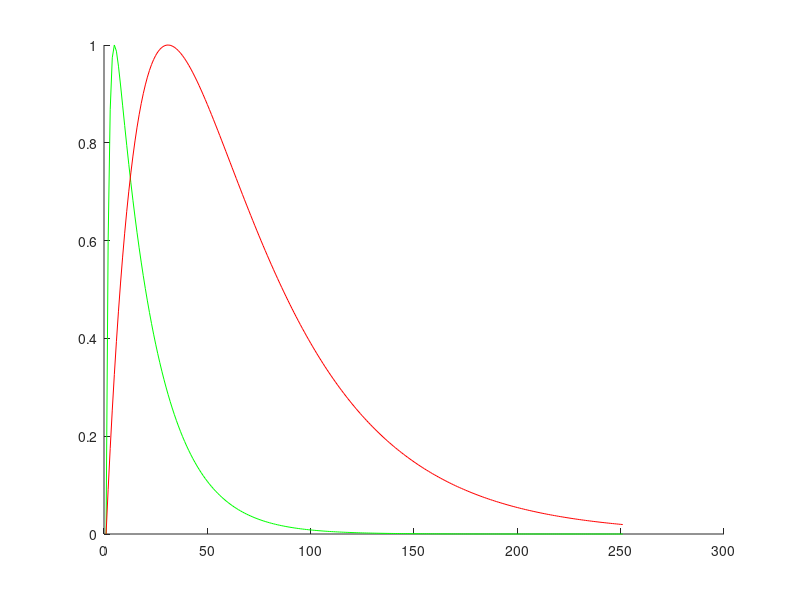

Here is the MATLAB script that generated this plot: (Note: this script raises an error after producing the figure.)




%% SET Experiment parameters
if 0 % all
    runCids = [ 2 3 4 5 13 14 20]
    %testConductances = [10^-3 10^-2.75 10^-2.5 10^-2 10^-7  10^-6 10^-5 10^-4 10^-1 10^-3.5 10^-1.5];
    testConductances = [10^-6];
    runConThisTime = [1 : length(testConductances)];
    expName = 'exOFFON_inhibit_prob01';
    showVideo = 0;
else %test
    runCids = 20;
    testConductances = [ 10^-5];
    runConThisTime = [1 ];
    expName = 'testOFFON_prob1';
    showVideo = 1;
end
numCon = length(testConductances);


%% SET Cell parameters
restingPotential = -60;
cellReversalPotential = -60;
Ra = 100;
Cm = 1;
defaultConductance = 0.0003;

%% SET Synapse parameters
useExp2Syn = 0; % not implemented

syn1.gmax = 26 * 10^-6; %0.001; % uS
syn1.e = 0;
syn1.onset = 10;
syn1.onsetSTD = 10;


syn1.tau1 = 1;
syn1.tau2 = 1;
syn1.i = 0.01;


syn2.gmax = 9*10^-6;% 0.001;
syn2.e = -70;
syn2.onset = 12;
syn2.onsetSTD = 100;

syn1.activeFrac = 0.05; %fraction of synapses activated each ms if timecourse is at max value
syn2.activeFrac = 0.05;

%% Set activation timecourse

maxTime = 250;
etime = [0:1:maxTime];
rise1 = .5;
fall1 = .05;
rise2 = .05;
fall2 = 0.02;


y = 1-(1 * (1-rise1).^etime);
y2 =  (1 * (1-fall1).^etime)-1;
tc1 = y+y2;
tc1 = tc1/max(tc1);

y = 1-(1 * (1-rise2).^etime);
y2 =  (1 * (1-fall2).^etime)-1;
tc2 = y+y2;
tc2 = tc2/max(tc2);


clf, hold on
plot(tc1, 'g')
plot(tc2, 'r')
pause(.1)






%% Define neuron structure
neuron = [];                                                % clear neuron structure
neuron.params.v_init = restingPotential;                    % starting membrane potential [mV] of all cells
neuron.params.dt = 0.025;                                   % integration time step [ms]
neuron.params.tstop = 300;                                  % stop simulation after this (simulation) time [ms]
neuron.params.prerun = -10; %400                           % add a pre runtime [ms] to let system settle
neuron.params.celsius = 35;                                 % temperature [celsius]
neuron.params.nseg = 'dlambda';                             % the dlambda rule is used to set the amount of segments per section. Alternatively, a fixed number can be entered or a string 'EachX' with X being the interval between segments [micron]
neuron.params.accuracy = 0;                                 % optional argument if number of segments should be increased in the soma and axon

%% Set neuron model mechanisms

neuron.experiment = 'test';                                                 % give your simulation run a name (necessary when using advanced t2n protocols)
for t = 1                                                                   % preconfiguration to loop through several morphologies, now only one morphology is considered
    neuron.mech{t}.all.pas = struct('g',defaultConductance,'Ra',Ra,'e',cellReversalPotential,'cm',Cm);    % add passive channel to all regions and define membrane capacity [µF/cm²], cytoplasmic resistivity [Ohm cm] and e_leak [mV]
    % neuron.mech{t}.soma.pas = struct('g',0.0004,'Ra',100,'e',-60,'cm',1);    % add passive channel to somatic regions (will overwrite the "all" definition) and define membrane capacity [µF/cm²], cytoplasmic resistivity [Ohm cm] and e_leak [mV]
    % neuron.mech{t}.all.k_ion.ek = -90;
    % neuron.mech{t}.all.na_ion.ena = 50;
    % neuron.mech{t}.soma.hh = struct('gnabar',0.25,'gkbar',0.036,'gl',0);     % add Hodgkin-Huxley Sodium channel only to soma
    neuron.record{t}.cell = struct('node',1,'record','v');                   % record voltage "v" from first node (i.e. the soma)
end



for v = 1:length(runCids)

    %% Define variables
    runCid = runCids(v);
    recordAllNodes = 1;
    storeAllOut = 0;
    w = warning ('on','all')

    %% Set up directories

    nnDir = 'Z:\Active\morganLab\karlsRetina\CellNavLibrary_IxQ\Volumes\Final\Analysis\nn\';
    expDir = [nnDir expName '\'];
    cellDir = sprintf('%scid%d\\',expDir,runCid);
    expInfoName = sprintf('%sexpInfo.mat',cellDir);

    if ~exist(nnDir,'dir'),mkdir(nnDir); end
    if ~exist(expDir,'dir'),mkdir(expDir); end
    if ~exist(cellDir,'dir'),mkdir(cellDir); end

    %% Make figure
    set(0,'DefaultFigureWindowStyle','docked')
    fig = figure;


    %% Get skeleton

    swcDir = 'Z:\Active\morganLab\karlsRetina\CellNavLibrary_IxQ\Volumes\Final\Analysis\swc\';
    swcFile = sprintf('%scid%d.swc',swcDir,runCid);
    mtrFile = sprintf('%scid%d.mtr',swcDir,runCid);

    if exist(mtrFile,'file')
        tree = load_tree(mtrFile);
    else
        tree{1} = load_tree(swcFile);
        tree{1}.rnames{1} = 'dendrites';
        tree{1}.rnames{2} = 'subtree';
        tree{1}.Ri = 100;
        tree{1}.Gm = 100 * 10^(-6);
        tree{1}.Cm = 1;
        tree = t2n_writeTrees(tree,[],mtrFile);                 % transform tree to NEURON morphology (.hoc file). This only has to be done once for each morphology
    end

    tree{1}.Ri = Ra;
    tree{1}.Gm = 1 * 10^4;
    tree{1}.Cm = Cm;

    %% Fix diameters
    minDiam = 0.1;
    tree{1}.D(tree{1}.D<minDiam) = minDiam;
    setDiam = .5;
    if 0
        tree{1}.D = tree{1}.D * 0 + setDiam;
    end


    %% Show cell
    clf
    plot_tree(tree{1},tree{1}.R);colorbar   % plot tree with region code
    axis off

    %% Get nep

    nepFile = sprintf('%ssm2nrn_cid%d.mat',swcDir,runCid);
    load(nepFile);

    syn = sm2nrn.syn;
    numNodes = length(tree{1}.X);
    synPos = syn.pos;
    numSyn = size(synPos,1);
    tr = tree{1};
    minDists = zeros(numSyn,1);
    nearest = zeros(numSyn,1);
    for s = 1:numSyn
        dists = sqrt((tr.X-synPos(s,1)).^2 + (tr.Y-synPos(s,2)).^2 + (tr.Z-synPos(s,3)).^2);
        minDists(s) = min(dists);
        nearest(s) = find(dists == minDists(s),1);
    end

    scatter3(tr.X,tr.Y,tr.Z,'.','k')
    axis 'equal'
    hold on
    scatter3(synPos(:,1),synPos(:,2),synPos(:,3),'r')
    scatter3(tr.X(nearest),tr.Y(nearest),tr.Z(nearest),'p','g')

    hold off

    %% Get synapse information

    SPN = 'Z:\Active\morganLab\karlsRetina\CellNavLibrary_IxQ\Analysis\Data\preproc\'
    load('Z:\Active\morganLab\karlsRetina\CellNavLibrary_IxQ\Volumes\Final\Analysis\tis.mat')
    load([SPN 'COI.mat']);

    useOnGroup = [6 7 8 9 10 11 12 14 17 20 21 23];
    useOffGroup = [1 2 3 4 5 15 18 19];
    onBips = [];
    offBips = [];
    amaCids = [];
    for i = 1:length(tis.cells.type.typeID)
        if tis.cells.type.typeID(i) == 7
            if intersect(useOnGroup,tis.cells.type.subTypeID(i))
                onBips = [onBips tis.cells.cids(i)];
            elseif intersect(useOffGroup,tis.cells.type.subTypeID(i))
                offBips = [offBips tis.cells.cids(i)];
            end
        elseif tis.cells.type.typeID(i) == 8
            if tis.cells.type.subTypeID(i) ~= 1; %not VG3
                amaCids = [amaCids tis.cells.cids(i)];
            end
        end
    end

    ONsyn = [];
    OFFsyn = [];
    AMCin = [];
    for i = 1:length(syn.pre);
        if intersect(onBips,syn.pre(i))
            ONsyn = [ONsyn i];
        elseif intersect(offBips,syn.pre(i))
            OFFsyn = [OFFsyn i];
        end
    end

    AMCin = find((syn.synType == 1) & ~(syn.pre==runCid));
    synIDs = nearest;
    activate{1} = synIDs(OFFsyn);
    activate{2} = synIDs(ONsyn);
    inhibit = synIDs(AMCin);

    clf
    hold on
    view(0,0)
    s1 = scatter3(tr.X,tr.Y,tr.Z,1,'.','markeredgecolor',[.6 .6 .6]);
    s2 = scatter3(tr.X(activate{1}),tr.Y(activate{1}),tr.Z(activate{1}),50,'o','markeredgecolor',[0 0 0.8],'LineWidth',2);
    s3 = scatter3(tr.X(activate{2}),tr.Y(activate{2}),tr.Z(activate{2}),50,'o','markeredgecolor',[.7 .7 0],'LineWidth',2);
    s4 = scatter3(tr.X(inhibit),tr.Y(inhibit),tr.Z(inhibit),5,'o','markeredgecolor',[.8 0 0]);


    %% Make synapse experiment

    nneuron = neuron;                                                         % copy standard neuron structure
    plen = Pvec_tree(tree{1});                                                % get path length to soma at each node of morphology
    %[~,synIDs] = max(plen);                                                   % search for the most far away point in the morpholgy

    %%Force unique
    [uSynIDs a uSynIdx] = unique(synIDs);

    %%Make result variable
    expInfo.cid = runCid;
    expInfo.conductances = testConductances;
    expInfo.nneuron = nneuron;
    expInfo.synIDs = synIDs;
    expInfo.numExp = 2;
    expInfo.expStr = {'activate OFF bipolar synapses','activate ON bipolar synapses'};
    expInfo.tree = tree{1};
    expInfo.OFFsyn = OFFsyn;
    expInfo.ONsyn = ONsyn;
    expInfo.AMCin = AMCin;

    save(expInfoName,'expInfo');

    for con = runConThisTime

        tree{1}.Gm = testConductances(con);
        nneuron.mech{1}.all.pas.g = testConductances(con);

        %% Run experiments
        for e = 1:length(activate)
            expFileName = sprintf('%sex%d_con%02.0f.mat',cellDir,e,con);
            %expFileName = sprintf('%sres%d.mat',cellDir,e);
            if 1;%~exist(expFileName,'file')
                
                clear nnRes
                nnRes.e = e;
                nnRes.nneuron = nneuron;

                time1 = datetime('now');
                condCount = find(runConThisTime==con);
                disp(sprintf('running cell %d of %d, condition %d of %d, experiment %d of %d',...
                    v,length(runCids),condCount,length(runConThisTime),e,length(activate)))



                %% Make synapses
                excite = activate{e};
                syn1.type = 'Alpha';
                syn1.nodes = excite;
                syn2.type = 'Alpha';
                syn2.nodes = inhibit;

                rand1 = rand(length(syn1.nodes),length(tc1));
                pass1 = rand1 <= repmat(tc1,[length(syn1.nodes) 1]);
                rand2 = rand(length(syn1.nodes),length(tc1));
                pass2 = pass1 & (rand2<= syn1.activeFrac);
                [nID1 tID] = find(pass2>0);
                onsets1 = etime(tID) + rand(size(tID));

                rand1 = rand(length(syn2.nodes),length(tc2));
                pass1 = rand1 <= repmat(tc2,[length(syn2.nodes) 1]);
                rand2 = rand(length(syn2.nodes),length(tc2));
                pass2 = pass1 & (rand2 <= syn2.activeFrac);
                [nID2 tID] = find(pass2>0);
                onsets2 = etime(tID) + rand(1,length(tID));


                %% Make Excitatory Synapses
                c = 0;
                for s = 1:length(nID1)
                    c = c+1;
                    nneuron.pp{1}.AlphaSynapse(c) = ...
                        struct('node',syn1.nodes(nID1(s)),'gmax',syn1.gmax,'onset',onsets2(s),'e',syn1.e);% add an AlphaSynapse at this location
                end


                %nneuron.record{1}.AlphaSynapse(s) = struct('node',excite(s),'record','i');      % record synaptic current

                %% Make Inhibitory synapses

                for s = 1 : length(nID2)
                    c = c+1;
                    nneuron.pp{1}.AlphaSynapse(c) = ...
                        struct('node',syn2.nodes(nID2(s)),'gmax',syn2.gmax,'onset',onsets2(s),'e',syn2.e);% add an AlphaSynapse at this location
                    %nneuron.record{1}.AlphaSynapse(length(excite)+s) = struct('node',inhibit(s),'record','i');      % record synaptic current
                end


                %% Record all nodes
                nneuron.record{1}.cell.node = [1:numNodes];                            % record somatic voltage and voltage at synapse

                %% Run Model
                while 1
                    pause(1)
                    pass = 1;
                    try
                        out = t2n(nneuron,tree,'-w-q');              % execute t2n
                    catch
                        disp('neuron model failed. will try again')
                        pass = 0;
                    end
                    if isempty(out.record{1})
                        disp('record is empty. will try again')
                        pass = 0;
                    end
                    if pass
                        disp('model completed succesfully')
                        break
                    end
                end

                %% Collect Synapse Data
                synV = cat(2,out.record{1}.cell.v{uSynIDs})';
                nnRes.synV = synV(uSynIdx,:);

                %% Colect all node data
                allV = cat(2,out.record{1}.cell.v{:});
                maxV = max(allV,[],1);
                nnRes.maxV = maxV;
                %nnRes.allV = allV;

                if storeAllOut
                    allOut(e).out = out;
                end

                %% Save results

                nnRes.time = out.t;
                nnRes.syn1 = syn1;
                nnRes.syn2 = syn2;
                save(expFileName,'nnRes','-v7.3');

                %% Display time
                time2 = datetime('now');
                time3 = diff([time1 time2]);
                disp(sprintf('elapsed = %s',time3))


            end
        end


        subplot(1,length(runConThisTime),find(runConThisTime==con,1))

        %% Read in the result
        load(expInfoName);
        numExp = expInfo.numExp;
        %synVs = zeros(expNum,numSyn,1);
        clear synVs
        clear maxVs
        %allVs = zeros(numExp,size(nnRes.allV,2),size(nnRes.allV,1));
        %maxVs = zeros(expNum,numNodes);
        c = 0;
        for e = 1:numExp
            expFileName = sprintf('%sex%d_con%02.0f.mat',cellDir,e,con);
            if exist(expFileName,'file')
                c = c+1;
                % disp(sprintf('found %s',expFileName))
                load(expFileName)
                synVs(c,:,:) =  nnRes.synV;
                maxVs(e,:) = nnRes.maxV;
                %allVs(c,:,:) = nnRes.allV';
            end
        end
        numRun = c;
        nTime = nnRes.time;


        %% plot the result (Vmem at soma and synapse and synaptic current)



        clf
        subplot(4,1,1),   hold on
        nodes = nnRes.syn1.nodes;
        for n = 1:length(expInfo.OFFsyn);
            plot(nTime,squeeze(synVs(1,expInfo.OFFsyn(n),:)),'b','linewidth',.01)
        end
        %plot(nTime,meanV,'b','lineWidth',2)

        nodes = nnRes.syn2.nodes;
        meanV = squeeze(mean(allVs(1,nodes,:),2));
        for n = 1:length(expInfo.ONsyn);
            plot(nTime+1,squeeze(synVs(1,expInfo.ONsyn(n),:)),'r','linewidth',.01)
        end
        %plot(nTime,meanV,'r','lineWidth',2)
        %ylim([-70 -20])
        %xlim([8 15])


        subplot(4,1,2),  hold on
        nodes = nnRes.syn1.nodes;
        for n = 1:length(expInfo.OFFsyn);
            plot(nTime,squeeze(synVs(2,expInfo.OFFsyn(n),:)),'b','linewidth',.01)
        end

        nodes = nnRes.syn2.nodes;
        for n = 1:length(expInfo.ONsyn);
            plot(nTime+1,squeeze(synVs(2,expInfo.ONsyn(n),:)),'r','linewidth',.01)
        end
        %ylim([-70 20])
        %xlim([8 150])

        pause(.1)

        if 0 %if all voltages are recored
            clf
            subplot(2,1,1),   hold on
            nodes = nnRes.syn1.nodes;
            meanV = squeeze(mean(allVs(1,nodes,:),2));
            for n = 1:length(nodes);
                plot(nTime,squeeze(allVs(1,nodes(n),:)),'b','linewidth',.01)
            end
            %plot(nTime,meanV,'b','lineWidth',2)

            nodes = nnRes.syn2.nodes;
            meanV = squeeze(mean(allVs(1,nodes,:),2));
            for n = 1:length(nodes);
                plot(nTime+1,squeeze(allVs(1,nodes(n),:)),'r','linewidth',.01)
            end
            %plot(nTime,meanV,'r','lineWidth',2)
            ylim([-70 -20])
            %xlim([8 15])


            subplot(2,1,2),  hold on
            nodes = nnRes.syn1.nodes;
            for n = 1:length(nodes);
                plot(nTime,squeeze(allVs(2,nodes(n),:)),'b','linewidth',.01)
            end

            nodes = nnRes.syn2.nodes;
            for n = 1:length(nodes);
                plot(nTime+1,squeeze(allVs(2,nodes(n),:)),'r','linewidth',.01)
            end
            ylim([-70 20])
            %xlim([8 150])

            pause(.1)

        end


        %% color synapses
        if 0
            synVs(e,:,:) = synV(uSynIdx,:);
            synMax = max(synVs,[],3);
            synDev = synMax;
            synDev = synDev - median(synDev(:));
            synDev(synDev<0) = 0;
            sumDev = sum(synDev,3);
            allProp = sumDev;

            for i = 1:numRun

                prop = allProp(i,:);
                prop = prop-min(prop);
                cla
                scatter3(tr.X,tr.Y,tr.Z,'.','k')
                axis 'equal'
                hold on
                synScat = scatter3(synPos(:,1),synPos(:,2),synPos(:,3));
                set(synScat,'CData',prop)
                scatter3(tr.X(nearest),tr.Y(nearest),tr.Z(nearest),'p','g')

            end
            pause(.1)
        end

        %% Render voltage with plot_tree
        if 0
            clf
            props = maxVs;
            props = props-min(props(:));
            props = ceil(props * 255/(max(props(:))));
            cmap = jet( 256 );
            colormap(cmap)

            for i = 1:numRun
                plot_tree(tree{1},props(i,:)');
                hold on
                scatter3(synPos(i,1),synPos(i,2),synPos(i,3),250,'k')
                %colorbar   % plot tree with region code
                set(gca,'clipping','off')
                pause(.1)
            end

        end

        %% polarity

        subplot(2,1,2)
        cmap = jet(200);
        colormap(cmap)

        OFFbias = (maxVs(2,:)-maxVs(1,:))./sum(maxVs,1);
        prop = OFFbias;
        prop = (prop + 1) * 100;
        prop = round(prop);
        prop(prop<1) = 1;
        prop(prop>200) = 200;
        if sum(isnan(prop))
            disp('WARNING: Some results are not numbers');
        end
        prop(isnan(prop)) = 100;
        sp = scatter3(tr.X,tr.Y,tr.Z,5,'o','k','markerfacecolor','flat');
        set(sp,'cdata',cmap(prop,:))
        axis equal
        view(2,2)

        drawnow


        %% Syn with Polarity
        if 0;%showVideo
            synVs(e,:,:) = synV(uSynIdx,:);
            synMax = max(synVs,[],3);
            synDev = synMax;
            synDev = synDev - median(synDev(:));
            synDev(synDev<0) = 0;
            sumDev = sum(synDev,3);
            allProp = sumDev;

            meanV = squeeze(mean(mean(synVs,1),2));
            difV = abs(meanV-median(meanV))>.01;
            showV = find(difV,1);
            markerType = {'o','o','d'}
            experimentFigureString = {'off', 'on'}

            cla
            hold on
            axis 'equal'
            axis 'off'
            set(fig,'clipping','off')
            hAx = gca;
            set(hAx, 'box','off','XTickLabel',[],'XTick',[],'YTickLabel',[],'YTick',[])

            view(00,00)
            %s1 = scatter3(tr.X,tr.Y,tr.Z,1,'.','markeredgecolor',[.6 .6 .6]);
            s1 = scatter3(tr.X,tr.Y,tr.Z,10,'o','markerfacecolor','flat','markerfacealpha',.2,...
                'markeredgecolor','none');
            s4 = scatter3(tr.X(nnRes.syn2.nodes),tr.Y(nnRes.syn2.nodes),tr.Z(nnRes.syn2.nodes),...
                10,markerType{3},'k','linewidth',2);

            %s3 = scatter3(tr.X(synIDs),tr.Y(synIDs),tr.Z(synIDs),100,'.','b');

            recordMovie = 0;
            movieDir = sprintf('D:\\WorkDocs\\Publications\\VG3\\Revisions\\movies\\allVG3\\cid%d\\',runCid);
            if ~exist(movieDir,'dir'),mkdir(movieDir);end
            c = 0;

            for r = 1


                for i = 1:numRun

                    a = activate{i};
                    % eV = squeeze(synVs(i,:,:));
                    eV = squeeze(allVs(i,:,:));
                    sV = eV + 90;
                    sV = ceil(sV*255/max(sV(:)));
                    sV(sV<1)=1;
                    cmap = jet(256);
                    tV = sV(:,1);
                    vColMap = cmap(tV,:);
                    s2 = scatter3(tr.X(a),tr.Y(a),tr.Z(a),100,markerType{i},'k','linewidth',2);
                    title = experimentFigureString{i};


                    for t = 750:1100
                        t
                        tV = sV(:,t);
                        vColMap = cmap(tV,:);
                        %set(s3,'cdata',vColMap)
                        set(s1,'cdata',vColMap)

                        % delete(s3)
                        % s3 = scatter3(tr.X(synIDs),tr.Y(synIDs),tr.Z(synIDs),100,'.','cdata',vColMap);
                        pause(.1)

                        if recordMovie
                            c = c+1;
                            printName  = sprintf('%s%05.0f.png',movieDir,c);
                            print(fig,printName,'-dpng')

                        end
                    end

                    s2.delete;

                end

            end
        end

    end
end

disp('finished running models')
